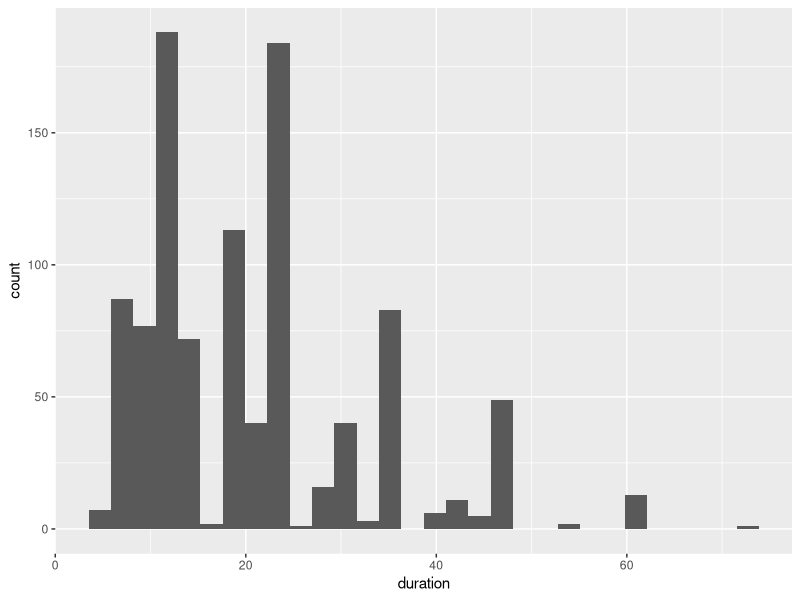
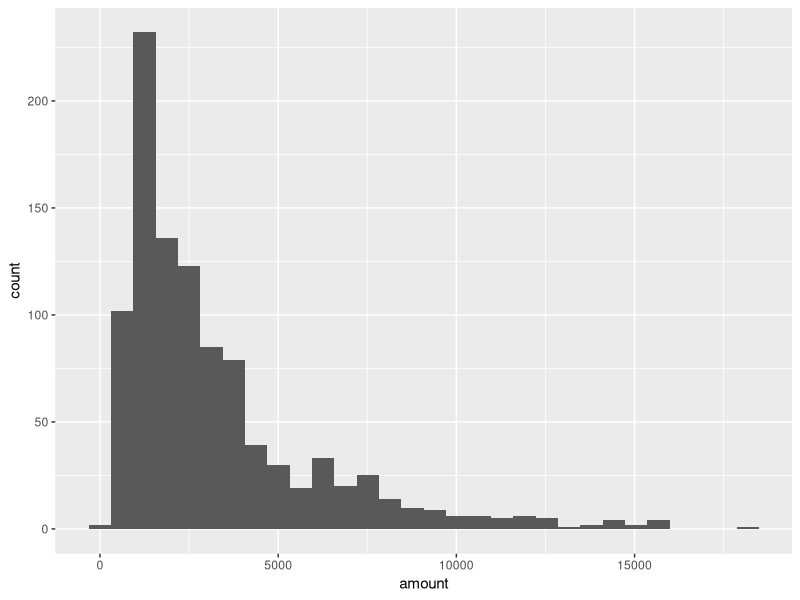
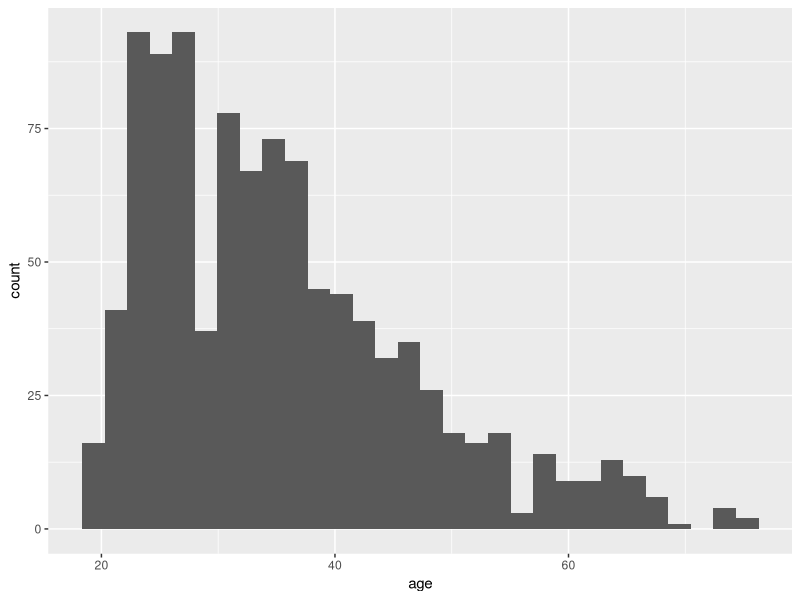

R code for these plots, in order:
#data: https://www.kaggle.com/datasets/varunchawla30/german-credit-data
#Originally sourced from UCI, but was modified to be more easily readable

#Read in data
credit <- read.csv("german_credit_data.csv")

#Renaming columns to American names (they are in German) based on data dictionary on Kaggle
#Note: DM = Deutsche Mark (German currency)

library(dplyr)
credit = credit %>% rename (checkings = laufkont,
                            duration = laufzeit, #duration of loan in months
                            credit_history = moral,
                            purpose = verw,
                            amount = hoehe,
                            savings = sparkont,
                            employment_duration = beszeit,
                            installment_rate = rate,
                            personal_status_sex = famges, #I might want to separate these
                            other_debtors = buerge,
                            present_residence = wohnzeit,
                            property = verm,
                            age = alter,
                            other_installment_plans = weitkred,
                            housing = wohn,
                            number_credits = bishkred,
                            job = beruf,
                            people_liable = pers,
                            telephone = telef,
                            foreign_worker = gastarb,
                            credit_risk = kredit #target variable
)

#Changing categorical variables to factors
cat_vars = c("checkings", "credit_history", "purpose", "savings", 
             "employment_duration", "installment_rate", 
             "personal_status_sex", "other_debtors", "present_residence", 
             "property", "other_installment_plans","housing",
             "number_credits","job","people_liable","telephone",
             "foreign_worker","credit_risk")
credit = credit %>% mutate (across(all_of(cat_vars), as.factor))

#right now installment rate is ordered from highest to lowest, but I won't switch it because then I can't refer to the data
# dictionary on Kaggle

#univariate EDA on numerical variables
library(ggplot2)
ggplot(credit, aes(x=duration)) + geom_histogram()
#Duration is right skewed, most appear around 12-24 months

ggplot(credit, aes(x=amount)) + geom_histogram()
#amount is right skewed; mostly 200-ish DM

ggplot(credit, aes(x=age)) + geom_histogram()
#age is also right-skewed, with most being in late 20's

#Since the numerical variables are right-skewed, we will probably have to do nonparametric tests.
#Note: plotting the log of each of these variables makes them look less skewed. Might come in handy later.

#Determine frequency of missing values for each variable
sum(is.na(credit)) #no missing values :)


summary(credit)
#Checkings: the fewest people have value 3 (0-200 DM); it's pretty common to either have NO checkings or a year's salary/>2000 DM
#Credit history: the majority of people have no credits taken out, or all paid back duly, second common: all credits at THIS BANK paid back
#Purpose: Mostly 3 (furniture/equipment); the least is repairs
#Savings: vast majority is unknown/no savings account (weird?)
#Employment duration: mostly 1-4 years, also >=7 years
#Installment rate: majority 4: <20% of disposable income
#Personal status/sex: least commonly divorced men; MOSTLY married or widowed men
#Mostly no other debtors
#Other installment plans: least commonly at stores
#Housing: mostly renting
# Number of credits: mostly 1
#Job: vast majority skilled/employed
#People liable: Mostly 2 (0-2)
#Telephone roughly even-ish
#Foreign worker: mostly not foreign
#Credit risk: 70-30 split- not too bad! Might need to oversample.


#Split into training/testing before examining bivariate relationships